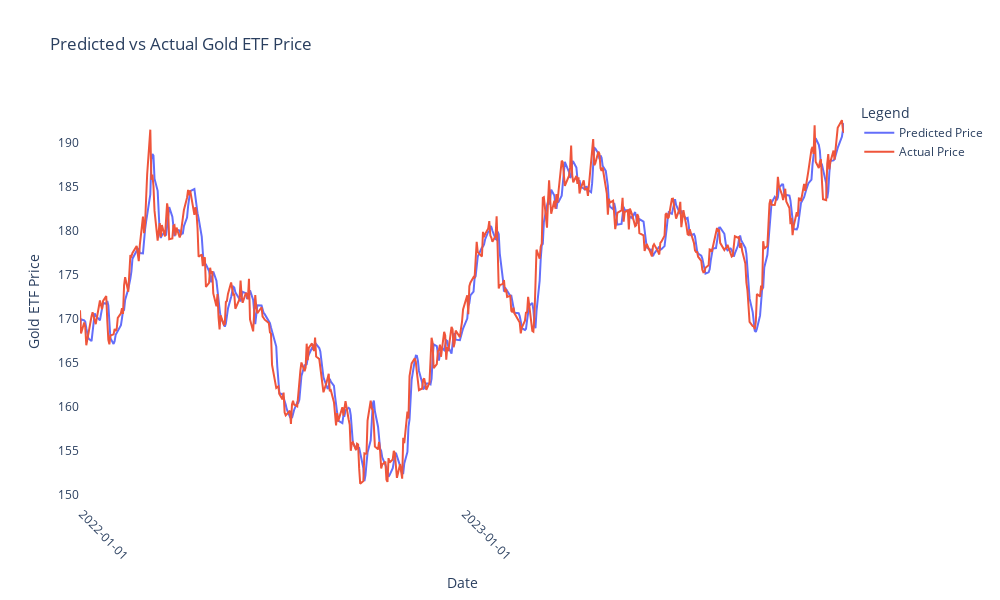

The notebook cell saved with this chart:
### Markdown cell above
Now, it’s time to check if the model works in the test dataset. We predict the Gold ETF prices using the linear model created using the train dataset. The predict method finds the Gold ETF price (y) for the given explanatory variable X.

### Code cell
# Predicting the Gold ETF prices
predicted_price = linear.predict(X_test)
predicted_price = pd.DataFrame(predicted_price, index=y_test.index, columns=['Close'])

# Plotting the results using Plotly
fig = go.Figure()

# Add traces for predicted and actual prices
fig.add_trace(go.Scatter(x=predicted_price.index, y=predicted_price['Close'], mode='lines', name='Predicted Price'))
fig.add_trace(go.Scatter(x=y_test.index, y=y_test, mode='lines', name='Actual Price'))

# Update layout
fig.update_layout(
    title="Predicted vs Actual Gold ETF Price",
    xaxis_title="Date",
    yaxis_title="Gold ETF Price",
    legend_title="Legend",
    xaxis=dict(
        tickformat='%Y-%m-%d',
        tickangle=45,
        dtick="M12",  # Show ticks every 12 months (1 year)
    ),
    width=1000,  # Increase the width of the plot
    height=600,  # Increase the height of the plot
    plot_bgcolor='white',  # Set the plot background color to white
    paper_bgcolor='white'  # Set the paper background color to white
)

fig.show()

### Figure 1 — Plotly figure (JSON) as saved in the notebook; plotly's stock layout.template omitted (floating-point values rounded to 4 significant figures; data arrays with more than 128 entries replaced by an {"elided": "..."} marker saying what was removed)
{"data": [{"mode": "lines", "name": "Predicted Price", "type": "scatter", "x": {"elided": "502 str values"}, "y": {"elided": "502 float values"}}, {"mode": "lines", "name": "Actual Price", "type": "scatter", "x": {"elided": "502 str values"}, "y": {"elided": "502 float values"}}], "layout": {"height": 600, "legend": {"title": {"text": "Legend"}}, "paper_bgcolor": "white", "plot_bgcolor": "white", "title": {"text": "Predicted vs Actual Gold ETF Price"}, "width": 1000, "xaxis": {"dtick": "M12", "tickangle": 45, "tickformat": "%Y-%m-%d", "title": {"text": "Date"}}, "yaxis": {"title": {"text": "Gold ETF Price"}}}}
